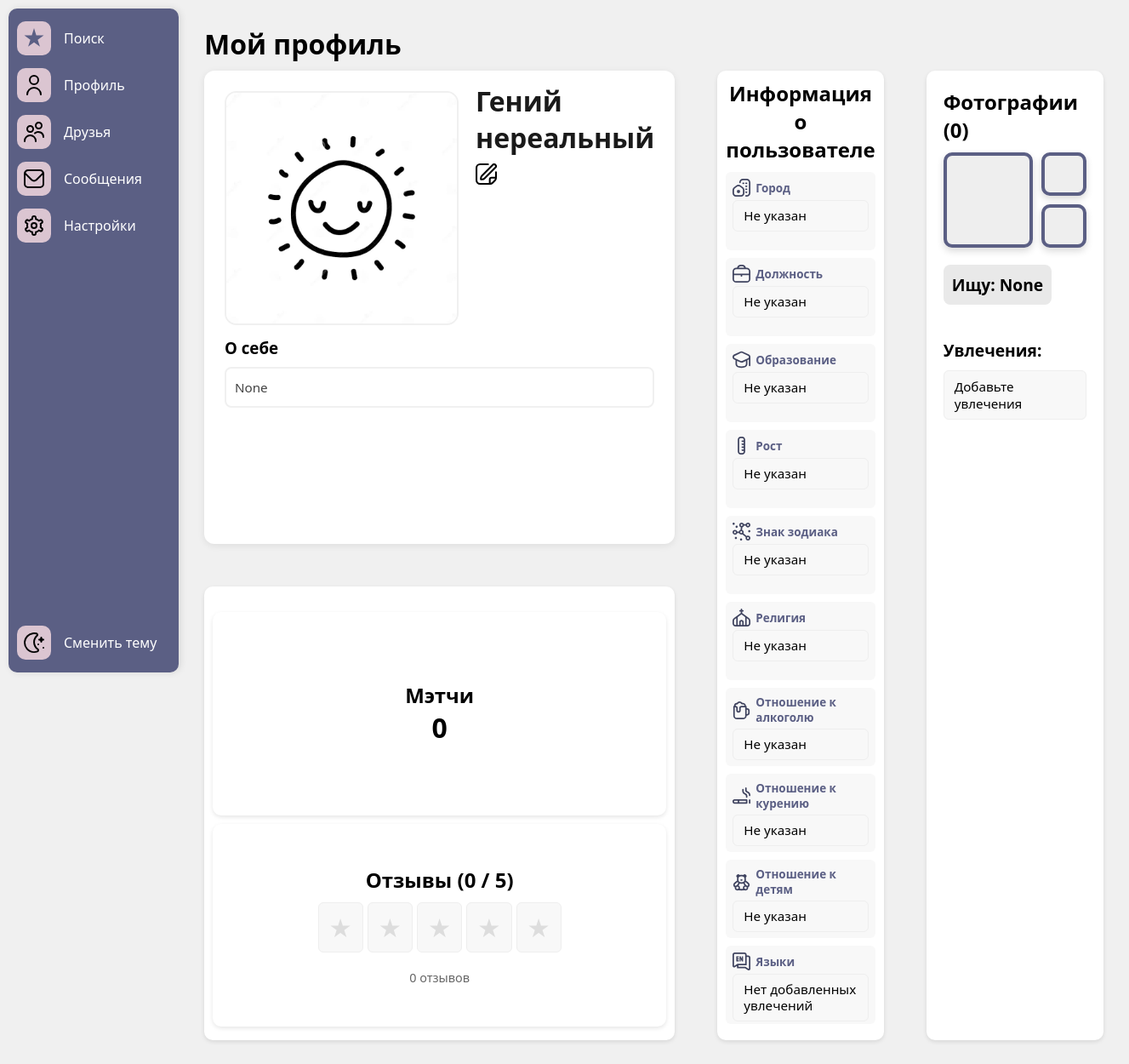
/profile/ (signed in), run on the app's committed database.
### authuser/models.py (models this page shows, shortened)
class User(AbstractBaseUser, PermissionsMixin):
    full_name = models.CharField(max_length=100)
    email = models.EmailField(unique=True)
    is_active = models.BooleanField(default=True)
    is_staff = models.BooleanField(default=False)
    is_ai = models.BooleanField(default=False)
    objects = CustomUserManager()
    USERNAME_FIELD = 'email'
    REQUIRED_FIELDS = ['full_name']

class Profile(models.Model):
    user = models.OneToOneField(User, on_delete=models.CASCADE, related_name='profile')
    avatar = models.ImageField(upload_to='avatars/', blank=True, null=True, default='avatars/default_avatar.jpg')
    gender = models.ForeignKey('Gender', on_delete=models.SET_NULL, blank=True, null=True)
    job = models.CharField(max_length=20, blank=True, null=True)
    birth_date = models.DateField(blank=True, null=True)
    bio = models.CharField(max_length=200, blank=True, null=True)
    city = models.ForeignKey('City', on_delete=models.SET_NULL, blank=True, null=True)
    interests = models.ManyToManyField('Interest', blank=True)
    height = models.PositiveIntegerField(blank=True, null=True)
    zodiac_sign = models.ForeignKey('Zodiac', on_delete=models.SET_NULL, blank=True, null=True)
    smoking = models.ForeignKey('Smoking', on_delete=models.SET_NULL, blank=True, null=True)
    alcohol = models.ForeignKey('Alcohol', on_delete=models.SET_NULL, blank=True, null=True)
    religion = models.ForeignKey('Religion', on_delete=models.SET_NULL, blank=True, null=True)
    education = models.ForeignKey('Education', on_delete=models.SET_NULL, blank=True, null=True)
    children = models.ForeignKey('Children', on_delete=models.SET_NULL, blank=True, null=True)
    language = models.ManyToManyField('Language', blank=True, null=True)
    relationship = models.ForeignKey('Relationship', on_delete=models.SET_NULL, blank=True, null=True)
    @property
    def age(self):
        if not self.birth_date:
            return None
        today = date.today()
        born = self.birth_date
        return today.year - born.year - ((today.month, today.day) < (born.month, born.day))

### authuser/views.py (the view)
# urls.py: path('profile/', profile, name='profile'),
@login_required
def profile(request):
    user = request.user
    profile = user.profile
    reviews = Review.objects.filter(receiver=user).select_related('author__profile')
    avg_rating = reviews.aggregate(Avg('rating'))['rating__avg'] or 0
    matches_cnt = User.objects.filter(
        Q(sent_requests__to_user=user, sent_requests__status='accepted') |
        Q(received_requests__from_user=user, received_requests__status='accepted')
    ).distinct().count()
    context = {
        'user': user,
        'matches_cnt': matches_cnt,
        'profile': profile,
        'reviews': reviews,
        'avg_rating': round(avg_rating, 1),
    }
    return render(request, 'profile.html', context)

### templates/profile.html (shortened to what this page needs)
{% extends 'base.html' %}
{% load static %}
{% block extra_css %}
<link rel="stylesheet" href="{% static 'css/profile_style.css' %}">
{% endblock %}
{% block content %}
<div>
    <h1 style="margin-bottom: 10px;">Мой профиль</h1>
</div>
<div class="stats">
    <div class="profile-card">
        <div class="profile-header">
            <div class="avatar-wrapper">
                <img class="avatar"
                     src="{{ user.profile.avatar.url }}"
                     alt="Profile photo"
                     onclick="openPhotoPreview(this.src)">
            </div>
            <div class="profile-meta">
                <div class="name-age-group">
                    <h1 class="user-name">
                        {{ request.user.full_name }}
                        <a href="{% url 'settings_page' %}" class="edit-profile-btn">
                            <img style="width: 25px !important; height: 25px !important; object-fit: contain;" src="{% static 'icons/edit.svg' %}" alt="Редактировать" class="edit-icon">
                        </a>
                    </h1>
                </div>
            </div>
        </div>
        <div class="bio-section">
            <h3 class="section-title">О себе</h3>
            <div class="bio-frame">
                <p class="bio-text">{{ user.profile.bio }}</p>
            </div>
        </div>
    </div>
    <div class="stat-box animate rectangle-box skip-box">
        <h2 style="text-align: center; margin-bottom: 10px;">Информация о пользователе</h2>
        <div class="info-item">
            <div class="info-header">
                <img src="{% static 'icons/city.svg' %}" class="info-icon" alt="Город">
                <h3 class="info-title">Город</h3>
            </div>
            <span class="info-content">
                {{ user.profile.city|default:"Не указан" }}
            </span>
        </div>
        <div class="info-item">
            <div class="info-header">
                <img src="{% static 'icons/job.svg' %}" class="info-icon" alt="Должность">
                <h3 class="info-title">Должность</h3>
            </div>
            <span class="info-content">
                {{ user.profile.job|default:"Не указан" }}
            </span>
        </div>
        <div class="info-item">
            <div class="info-header">
                <img src="{% static 'icons/education.svg' %}" class="info-icon" alt="Образование">
                <h3 class="info-title">Образование</h3>
            </div>
            <span class="info-content">
                {{ user.profile.education|default:"Не указан" }}
            </span>
        </div>
        <div class="info-item">
            <div class="info-header">
                <img src="{% static 'icons/height.svg' %}" class="info-icon" alt="Рост">
                <h3 class="info-title">Рост</h3>
            </div>
            <span class="info-content">
                {{ user.profile.height|default:"Не указан" }}
            </span>
        </div>
        <div class="info-item">
            <div class="info-header">
                <img src="{% static 'icons/zodiac_sign.svg' %}" class="info-icon" alt="Знак_зодиака">
                <h3 class="info-title">Знак зодиака</h3>
            </div>
            <span class="info-content">
                {{ user.profile.zodiac_sign|default:"Не указан" }}
            </span>
        </div>
        <div class="info-item">
            <div class="info-header">
                <img src="{% static 'icons/religion.svg' %}" class="info-icon" alt="Религия">
                <h3 class="info-title">Религия</h3>
            </div>
            <span class="info-content">
                {{ user.profile.religion|default:"Не указан" }}
            </span>
        </div>
        <div class="info-item">
            <div class="info-header">
                <img src="{% static 'icons/alcohol.svg' %}" class="info-icon" alt="Отношение_к_алкоголю">
                <h3 class="info-title">Отношение к алкоголю</h3>
            </div>
            <span class="info-content">
                {{ user.profile.alcohol|default:"Не указан" }}
            </span>
        </div>
        <div class="info-item">
            <div class="info-header">
                <img src="{% static 'icons/smoking.svg' %}" class="info-icon" alt="Отношение_к_курению">
                <h3 class="info-title">Отношение к курению</h3>
            </div>
            <span class="info-content">
                {{ user.profile.smoking|default:"Не указан" }}
            </span>
        </div>
        <div class="info-item">
            <div class="info-header">
                <img src="{% static 'icons/children.svg' %}" class="info-icon" alt="Отношение_к_детям">
                <h3 class="info-title">Отношение к детям</h3>
            </div>
            <span class="info-content">
                {{ user.profile.children|default:"Не указан" }}
            </span>
        </div>
        <div class="info-item">
            <div class="info-header">
                <img src="{% static 'icons/language.svg' %}" class="info-icon" alt="Языки">
                <h3 class="info-title">Языки</h3>
            </div>
            <span class="info-content">
                {% for lang in profile.language.all %}
                {{ lang.name }}{% if not forloop.last %}, {% endif %}
                {% empty %}
                Нет добавленных увлечений
                {% endfor %}
            </span>
        </div>
    </div>
    <div class="stat-box animate rectangle-box skip-box dlc-block">
        <div class="photos-section">
            <h2>Фотографии ({{ profile.photos.count }})</h2>
            <div class="photos-container">
                {% for photo in profile.photos.all|dictsortreversed:"uploaded_at"|slice:":3" %}
                <div class="{% if forloop.first %}large-photo{% else %}small-photo{% endif %} photo-wrapper">
                    {% if forloop.last and profile.photos.count > 3 %}
                    <div class="blur-container">
                        <img src="{{ photo.image.url }}" class="photo-image" onclick="openPhotoPreview(this.src)">
                    </div>
                    <div class="overlay" onclick="openPhotoModal()">
                        <span class="plus-icon">+{{ profile.photos.count|add:"-2" }}</span>
                    </div>
                    {% else %}
                    <img src="{{ photo.image.url }}" class="photo-image" onclick="openPhotoPreview(this.src)">
                    {% endif %}
                </div>
                {% empty %}
                <div class="large-photo photo-wrapper"></div>
                <div class="small-photo photo-wrapper"></div>
                <div class="small-photo photo-wrapper"></div>
                {% endfor %}
            </div>
        </div>
        <div class="looking-for">
            <h2>Ищу: {{ user.profile.relationship }}</h2>
        </div>
        <div class="hobbies">
            <h2>Увлечения:</h2>
            <div class="hobbies-grid">
                {% for interest in profile.interests.all %}
                <div class="hobby-tile">
                    <img src="{{ interest.image.url }}" alt="{{ interest.name }}" class="hobby-img">
                    <span>{{ interest.name }}</span>
                </div>
                {% empty %}
                <span>Добавьте увлечения</span>
                {% endfor %}
            </div>
        </div>
    </div>
    <div class="stat-box animate min-box" onclick="openReviewsModal()" style="cursor: pointer">
        <div class="three-squares">
            <div class="square">
                <div>
                    <h2>Мэтчи</h2>
                    <p class="count">0</p>
                </div>
            </div>
            <div class="square">
                <div class="reviews-summary">
                    <h2>Отзывы ({{ avg_rating }} / 5)</h2>
                    <div class="rating-stars-big" style="display: flex; gap: 5px; justify-content: center; flex-wrap: nowrap;">
                        {% for _ in "12345" %}
                        <span class="star{% if forloop.counter <= avg_rating %} filled{% endif %}"
                              style="display: inline-block; float: none !important;">★</span>
                        {% endfor %}
                    </div>
                    <p class="total-reviews">{{ reviews.count }} отзывов</p>
                </div>
            </div>
        </div>
    </div>
</div>
{% endblock %}

### static/css/sidebar_styles.css (style rules this page uses)
* { box-sizing: border-box; margin: 0; padding: 0; }
body { font-family: 'Segoe UI', sans-serif; background: #f0f0f0; transition: background 0.3s; }

### static/css/profile_style.css (style rules this page uses)
* { box-sizing: border-box; margin: 0; padding: 0; }
body { font-family: 'Segoe UI', sans-serif; background: #f0f0f0; transition: background 0.3s; }
.stats { display: grid; grid-template-columns: 0.7fr 0.6fr 1.2fr; gap: 50px; }
.stat-box { background: white; padding: 10px; border-radius: 10px; box-shadow: 0 2px 5px rgba(0,0,0,0.1); min-height: 100px; }
.rectangle-box { height: 100%; }
.min-box { height: 100%; }
.skip-box { grid-row: span 2; }
.profile-header { display: flex; gap: 20px; align-items: center; margin-bottom: 15px; }
.stat-box h3 { color: #5B5F84; font-size: 0.95em; margin: 15px 0 8px; padding-left: 0; position: relative; transition: 0.3s; }
.stat-box h3::before { display: none; }
.stat-box span { display: block; background: #f8f8f8; padding: 8px 12px; border-radius: 6px; margin-bottom: 10px; font-size: 0.95em; border: 1px solid #eee; }
.animate { animation: fadeIn 0.5s ease-out; }
.three-squares { display: flex; flex-direction: column; gap: 10px; height: 95%; margin: 20px 0; }
.three-squares .square { flex: 1; background: white; border-radius: 10px; box-shadow: 0 2px 5px rgba(0,0,0,0.1); padding: 20px; display: flex; align-items: center; justify-content: center; text-align: center; min-height: 60px; overflow: auto; }
.three-squares .square .count { font-size: 2em; font-weight: bold; margin: 0; }
.dlc-block { display: flex; flex-direction: column; gap: 20px; padding: 20px; background: white; border-radius: 10px; box-shadow: 0 2px 5px rgba(0,0,0,0.1); }
.photos-container { display: grid; grid-template-columns: 2fr 1fr; grid-template-rows: repeat(2, 1fr); gap: 10px; width: 100%; aspect-ratio: 3 / 2; margin-top: 10px; }
.photo-wrapper { position: relative; border-radius: 10px; overflow: hidden; border: 4px solid #5B5F84; background: #eee; box-shadow: 0 4px 8px rgba(0, 0, 0, 0.15); }
.large-photo { grid-column: 1; grid-row: 1 / span 2; width: 100%; height: 100%; }
.small-photo:nth-child(2) { grid-column: 2; grid-row: 1; width: 100%; height: 100%; }
.small-photo:nth-child(3) { grid-column: 2; grid-row: 2; width: 100%; height: 100%; }
.looking-for h2 { display: inline-block; font-size: 1.2em; margin: 0; padding: 10px; background: #e9e9e9; border-radius: 8px; text-align: left; }
.hobbies h2 { font-size: 1.2em; margin-bottom: 10px; }
.hobbies { margin-top: 20px; }
.hobbies-grid { display: grid; grid-template-columns: repeat(auto-fill, minmax(140px, 1fr)); gap: 0px; }
.info-item { background: #f8f8f8; border-radius: 6px; padding: 8px; margin-bottom: 9px; height: 92px; transition: all 0.2s; }
.info-header { display: flex; align-items: center; gap: 6px; margin-bottom: 4px; }
.info-icon { width: 21px; height: 21px; filter: invert(24%) sepia(9%) saturate(1990%) hue-rotate(194deg) brightness(93%) contrast(85%); }
.info-title { margin: 0 !important; font-size: 0.84em !important; color: #5B5F84 !important; }
.info-content { font-size: 0.8em; padding-left: 27px; line-height: 1.25; }
.profile-card { background: #fff; border-radius: 12px; padding: 24px; box-shadow: 0 2px 8px rgba(0,0,0,0.08); }
.profile-header { display: flex; align-items: flex-start; gap: 20px; margin-bottom: 24px; }
.name-age-group { margin-top: -10px; }
.avatar { width: 275px; height: 275px; border-radius: 5%; object-fit: cover; border: 2px solid #F0F0F0; }
.user-name { font-weight: 600; font-size: 2rem; color: #1A1A1A; margin: 0 0 2px 0; }
.bio-section { margin-top: -25px; padding-top: 10px; }
.bio-frame { border: 2px solid #F0F0F0; border-radius: 8px; padding: 10px; margin-top: 10px; }
.bio-text { color: #444; line-height: 1.6; margin: 0; font-size: 0.95rem; }
.reviews-summary { text-align: center; padding: 15px; }
.rating-stars-big { display: flex !important; gap: 5px !important; justify-content: center; font-size: 2em; margin: 10px 0; flex-wrap: nowrap; }
.total-reviews { color: #666; font-size: 0.9em; }
.rating-stars-big .star, .rating-stars-modal .star { display: inline-block !important; float: none !important; }
.star { color: #ddd; font-size: 24px; }

### data on the page
User: profile.avatar (placeholder picture), user.full_name "Гений нереальный", profile.bio "None", profile.city "Не указан", profile.job "Не указан", profile.education "Не указан", profile.height "Не указан", profile.zodiac_sign "Не указан", profile.religion "Не указан", profile.alcohol "Не указан", profile.smoking "Не указан", profile.children "Не указан", profile.relationship "None"
Profile: photos.count "0"

### other printed values
{{ avg_rating }} "0"
{{ reviews.count }} "0"
